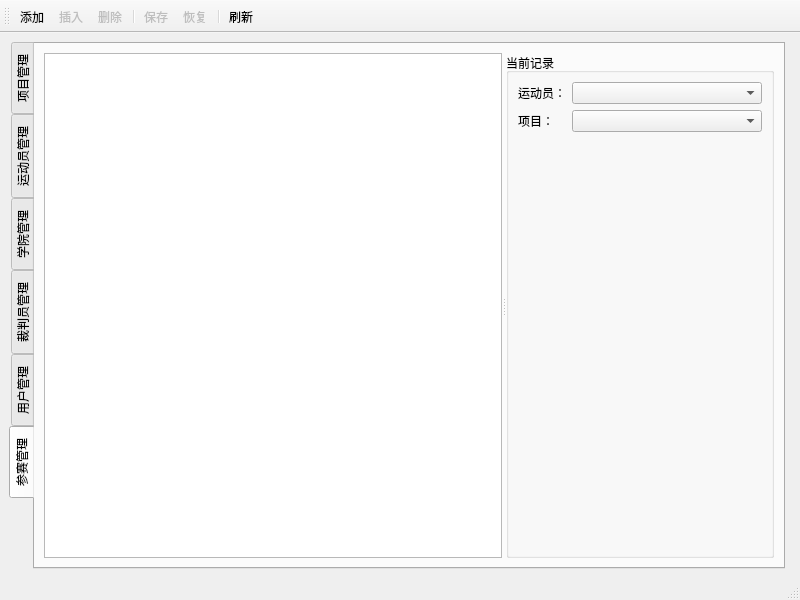
<?xml version="1.0" encoding="UTF-8"?>
<ui version="4.0">
 <class>AdminWindow</class>
 <widget class="QMainWindow" name="AdminWindow">
  <property name="geometry">
   <rect>
    <x>0</x>
    <y>0</y>
    <width>800</width>
    <height>600</height>
   </rect>
  </property>
  <property name="windowTitle">
   <string>管理员</string>
  </property>
  <widget class="QWidget" name="centralwidget">
   <layout class="QHBoxLayout" name="horizontalLayout">
    <item>
     <widget class="QTabWidget" name="tabWidget">
      <property name="tabPosition">
       <enum>QTabWidget::West</enum>
      </property>
      <property name="currentIndex">
       <number>5</number>
      </property>
      <property name="usesScrollButtons">
       <bool>true</bool>
      </property>
      <widget class="QWidget" name="eventManage">
       <attribute name="title">
        <string>项目管理</string>
       </attribute>
       <layout class="QHBoxLayout" name="horizontalLayout_2">
        <item>
         <widget class="QSplitter" name="splitter_3">
          <property name="orientation">
           <enum>Qt::Horizontal</enum>
          </property>
          <widget class="QTableView" name="eventView"/>
          <widget class="QGroupBox" name="groupBox">
           <property name="title">
            <string>当前记录</string>
           </property>
           <layout class="QVBoxLayout" name="verticalLayout_2">
            <item>
             <layout class="QFormLayout" name="formLayout">
              <item row="0" column="0">
               <widget class="QLabel" name="label">
                <property name="text">
                 <string>项目ID:</string>
                </property>
               </widget>
              </item>
              <item row="0" column="1">
               <widget class="QSpinBox" name="eventID"/>
              </item>
              <item row="1" column="0">
               <widget class="QLabel" name="label_2">
                <property name="text">
                 <string>项目名称：</string>
                </property>
               </widget>
              </item>
              <item row="1" column="1">
               <widget class="QLineEdit" name="eventName"/>
              </item>
             </layout>
            </item>
           </layout>
          </widget>
         </widget>
        </item>
       </layout>
      </widget>
      <widget class="QWidget" name="athleteManage">
       <attribute name="title">
        <string>运动员管理</string>
       </attribute>
       <layout class="QHBoxLayout" name="horizontalLayout_5">
        <item>
         <widget class="QSplitter" name="splitter_4">
          <property name="orientation">
           <enum>Qt::Horizontal</enum>
          </property>
          <widget class="QTableView" name="athView"/>
          <widget class="QGroupBox" name="groupBox_3">
           <property name="title">
            <string>当前记录</string>
           </property>
           <layout class="QVBoxLayout" name="verticalLayout">
            <item>
             <layout class="QFormLayout" name="formLayout_3">
              <item row="0" column="0">
               <widget class="QLabel" name="label_3">
                <property name="text">
                 <string>学号：</string>
                </property>
               </widget>
              </item>
              <item row="0" column="1">
               <widget class="QSpinBox" name="athID">
                <property name="maximum">
                 <number>2147483647</number>
                </property>
               </widget>
              </item>
              <item row="1" column="0">
               <widget class="QLabel" name="label_4">
                <property name="text">
                 <string>姓名：</string>
                </property>
               </widget>
              </item>
              <item row="1" column="1">
               <widget class="QLineEdit" name="athName"/>
              </item>
              <item row="2" column="0">
               <widget class="QLabel" name="label_5">
                <property name="text">
                 <string>性别：</string>
                </property>
               </widget>
              </item>
              <item row="2" column="1">
               <widget class="QComboBox" name="athSex"/>
              </item>
              <item row="3" column="0">
               <widget class="QLabel" name="label_6">
                <property name="text">
                 <string>学院：</string>
                </property>
               </widget>
              </item>
              <item row="3" column="1">
               <widget class="QComboBox" name="athSchool"/>
              </item>
             </layout>
            </item>
           </layout>
          </widget>
         </widget>
        </item>
       </layout>
      </widget>
      <widget class="QWidget" name="schoolManage">
       <attribute name="title">
        <string>学院管理</string>
       </attribute>
       <layout class="QHBoxLayout" name="horizontalLayout_6">
        <item>
         <widget class="QSplitter" name="splitter_5">
          <property name="orientation">
           <enum>Qt::Horizontal</enum>
          </property>
          <widget class="QTableView" name="schoolView"/>
          <widget class="QGroupBox" name="groupBox_4">
           <property name="title">
            <string>当前记录</string>
           </property>
           <layout class="QVBoxLayout" name="verticalLayout_3">
            <item>
             <layout class="QFormLayout" name="formLayout_7">
              <item row="0" column="0">
               <widget class="QLabel" name="label_8">
                <property name="text">
                 <string>学院名称：</string>
                </property>
               </widget>
              </item>
              <item row="0" column="1">
               <widget class="QLineEdit" name="schoolName"/>
              </item>
              <item row="1" column="0">
               <widget class="QLabel" name="label_7">
                <property name="text">
                 <string>领队ID:</string>
                </property>
               </widget>
              </item>
              <item row="1" column="1">
               <widget class="QComboBox" name="leaderID"/>
              </item>
             </layout>
            </item>
           </layout>
          </widget>
         </widget>
        </item>
       </layout>
      </widget>
      <widget class="QWidget" name="judgeManage">
       <attribute name="title">
        <string>裁判员管理</string>
       </attribute>
       <layout class="QHBoxLayout" name="horizontalLayout_7">
        <item>
         <widget class="QSplitter" name="splitter_6">
          <property name="orientation">
           <enum>Qt::Horizontal</enum>
          </property>
          <widget class="QTableView" name="judgeView"/>
          <widget class="QGroupBox" name="groupBox_5">
           <property name="title">
            <string>当前记录</string>
           </property>
           <layout class="QVBoxLayout" name="verticalLayout_4">
            <item>
             <layout class="QFormLayout" name="formLayout_8">
              <item row="0" column="0">
               <widget class="QLabel" name="label_9">
                <property name="text">
                 <string>裁判员ID:</string>
                </property>
               </widget>
              </item>
              <item row="0" column="1">
               <widget class="QSpinBox" name="judgeID">
                <property name="maximum">
                 <number>2147483647</number>
                </property>
               </widget>
              </item>
              <item row="1" column="0">
               <widget class="QLabel" name="label_10">
                <property name="text">
                 <string>裁判员姓名：</string>
                </property>
               </widget>
              </item>
              <item row="1" column="1">
               <widget class="QLineEdit" name="judgeName"/>
              </item>
             </layout>
            </item>
           </layout>
          </widget>
         </widget>
        </item>
       </layout>
      </widget>
      <widget class="QWidget" name="userManage">
       <attribute name="title">
        <string>用户管理</string>
       </attribute>
       <layout class="QHBoxLayout" name="horizontalLayout_8">
        <item>
         <widget class="QSplitter" name="splitter_7">
          <property name="orientation">
           <enum>Qt::Horizontal</enum>
          </property>
          <widget class="QTableView" name="userView"/>
          <widget class="QGroupBox" name="groupBox_6">
           <property name="title">
            <string>当前记录</string>
           </property>
           <layout class="QVBoxLayout" name="verticalLayout_5">
            <item>
             <layout class="QFormLayout" name="formLayout_10">
              <item row="0" column="0">
               <widget class="QLabel" name="label_11">
                <property name="text">
                 <string>登录ID:</string>
                </property>
               </widget>
              </item>
              <item row="0" column="1">
               <widget class="QSpinBox" name="id">
                <property name="maximum">
                 <number>2147483647</number>
                </property>
               </widget>
              </item>
              <item row="1" column="0">
               <widget class="QLabel" name="label_12">
                <property name="text">
                 <string>登录密码：</string>
                </property>
               </widget>
              </item>
              <item row="1" column="1">
               <widget class="QLineEdit" name="password"/>
              </item>
              <item row="2" column="0">
               <widget class="QLabel" name="label_13">
                <property name="text">
                 <string>类型：</string>
                </property>
               </widget>
              </item>
              <item row="2" column="1">
               <widget class="QComboBox" name="type"/>
              </item>
             </layout>
            </item>
           </layout>
          </widget>
         </widget>
        </item>
       </layout>
      </widget>
      <widget class="QWidget" name="entryManage">
       <attribute name="title">
        <string>参赛管理</string>
       </attribute>
       <layout class="QHBoxLayout" name="horizontalLayout_3">
        <item>
         <widget class="QSplitter" name="splitter_8">
          <property name="orientation">
           <enum>Qt::Horizontal</enum>
          </property>
          <widget class="QTableView" name="entryView"/>
          <widget class="QGroupBox" name="groupBox_2">
           <property name="title">
            <string>当前记录</string>
           </property>
           <layout class="QVBoxLayout" name="verticalLayout_6">
            <item>
             <layout class="QFormLayout" name="formLayout_2">
              <item row="0" column="0">
               <widget class="QLabel" name="label_14">
                <property name="text">
                 <string>运动员：</string>
                </property>
               </widget>
              </item>
              <item row="0" column="1">
               <widget class="QComboBox" name="entryAthlete"/>
              </item>
              <item row="1" column="0">
               <widget class="QLabel" name="label_15">
                <property name="text">
                 <string>项目：</string>
                </property>
               </widget>
              </item>
              <item row="1" column="1">
               <widget class="QComboBox" name="entryEvent"/>
              </item>
             </layout>
            </item>
           </layout>
          </widget>
         </widget>
        </item>
       </layout>
      </widget>
     </widget>
    </item>
    <item>
     <widget class="QSplitter" name="splitter_2">
      <property name="orientation">
       <enum>Qt::Horizontal</enum>
      </property>
      <widget class="QSplitter" name="splitter">
       <property name="orientation">
        <enum>Qt::Vertical</enum>
       </property>
      </widget>
     </widget>
    </item>
   </layout>
  </widget>
  <widget class="QStatusBar" name="statusbar"/>
  <widget class="QToolBar" name="toolBar">
   <property name="windowTitle">
    <string>toolBar</string>
   </property>
   <attribute name="toolBarArea">
    <enum>TopToolBarArea</enum>
   </attribute>
   <attribute name="toolBarBreak">
    <bool>false</bool>
   </attribute>
   <addaction name="actAppend"/>
   <addaction name="actInsert"/>
   <addaction name="actRemove"/>
   <addaction name="separator"/>
   <addaction name="actSave"/>
   <addaction name="actRevert"/>
   <addaction name="separator"/>
   <addaction name="actRefresh"/>
  </widget>
  <action name="actAppend">
   <property name="text">
    <string>添加</string>
   </property>
   <property name="menuRole">
    <enum>QAction::NoRole</enum>
   </property>
  </action>
  <action name="actInsert">
   <property name="enabled">
    <bool>false</bool>
   </property>
   <property name="text">
    <string>插入</string>
   </property>
   <property name="menuRole">
    <enum>QAction::NoRole</enum>
   </property>
  </action>
  <action name="actRemove">
   <property name="enabled">
    <bool>false</bool>
   </property>
   <property name="text">
    <string>删除</string>
   </property>
   <property name="menuRole">
    <enum>QAction::NoRole</enum>
   </property>
  </action>
  <action name="actSave">
   <property name="enabled">
    <bool>false</bool>
   </property>
   <property name="text">
    <string>保存</string>
   </property>
   <property name="menuRole">
    <enum>QAction::NoRole</enum>
   </property>
  </action>
  <action name="actRevert">
   <property name="enabled">
    <bool>false</bool>
   </property>
   <property name="text">
    <string>恢复</string>
   </property>
   <property name="menuRole">
    <enum>QAction::NoRole</enum>
   </property>
  </action>
  <action name="actRefresh">
   <property name="text">
    <string>刷新</string>
   </property>
   <property name="menuRole">
    <enum>QAction::NoRole</enum>
   </property>
  </action>
 </widget>
 <resources/>
 <connections/>
</ui>
